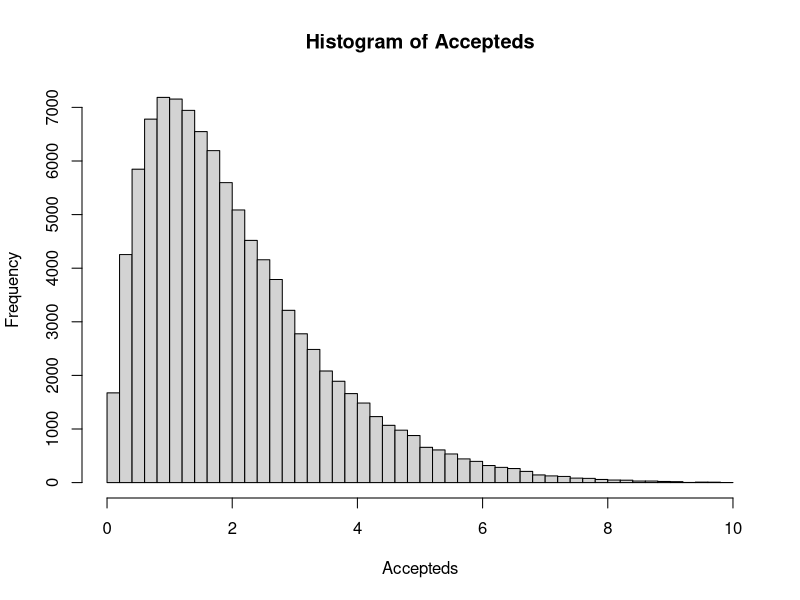
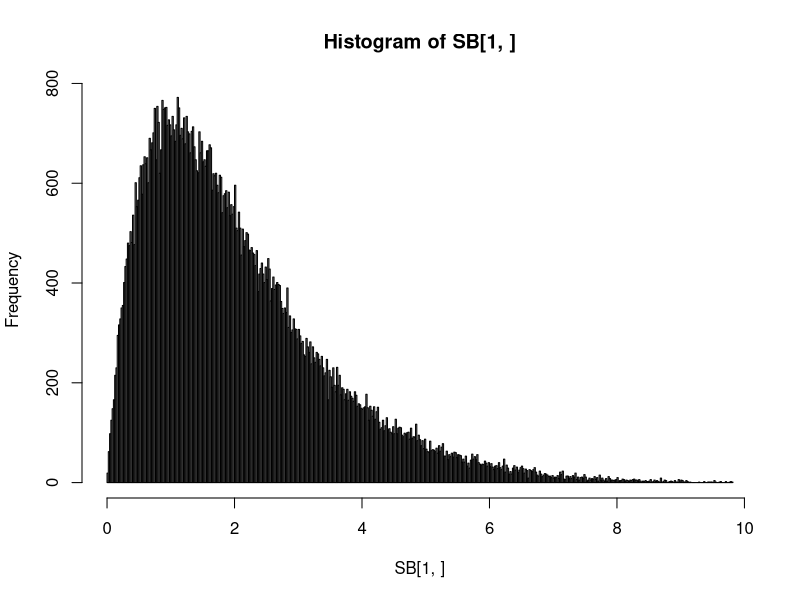
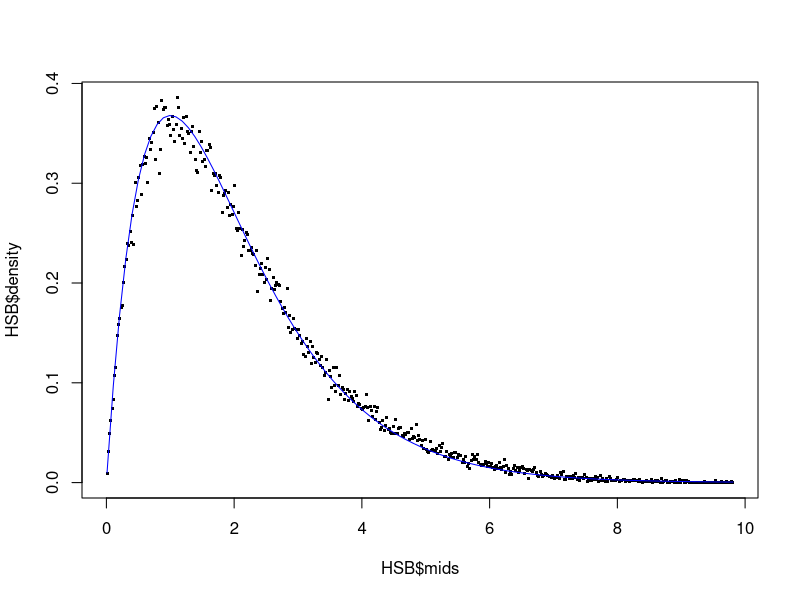
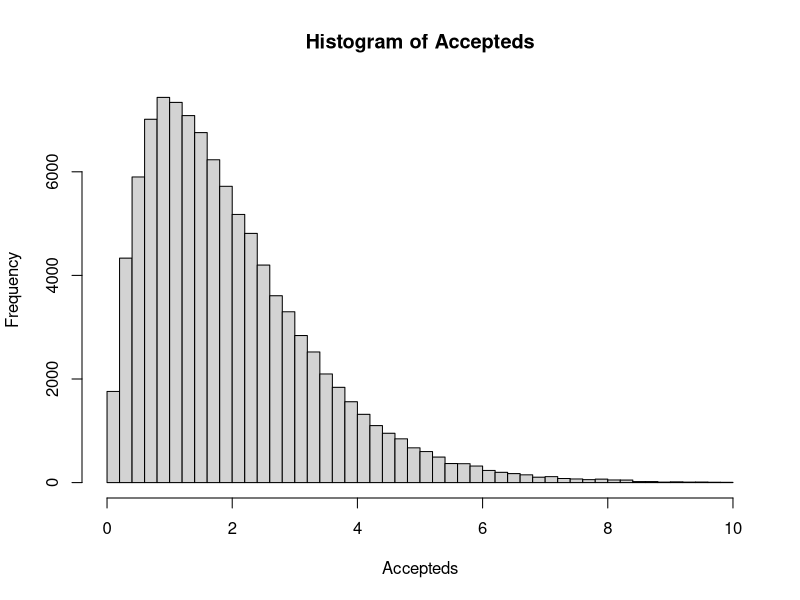
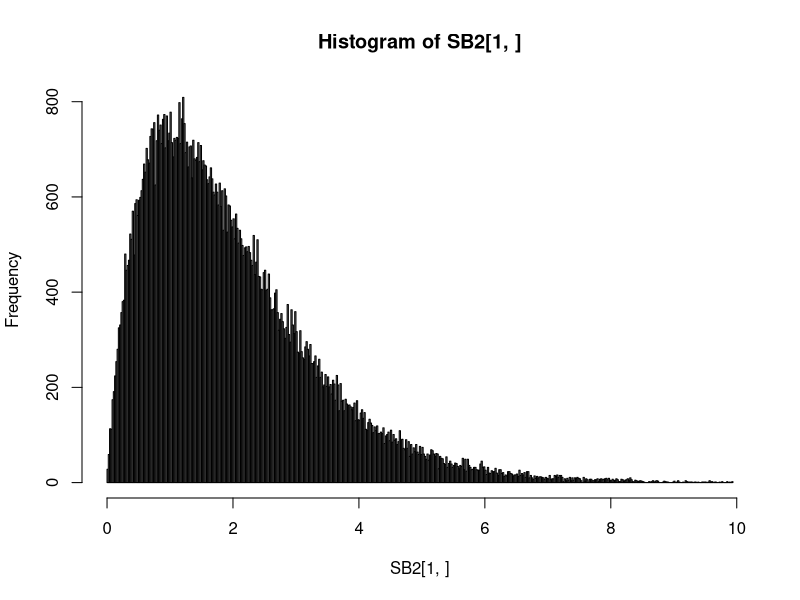
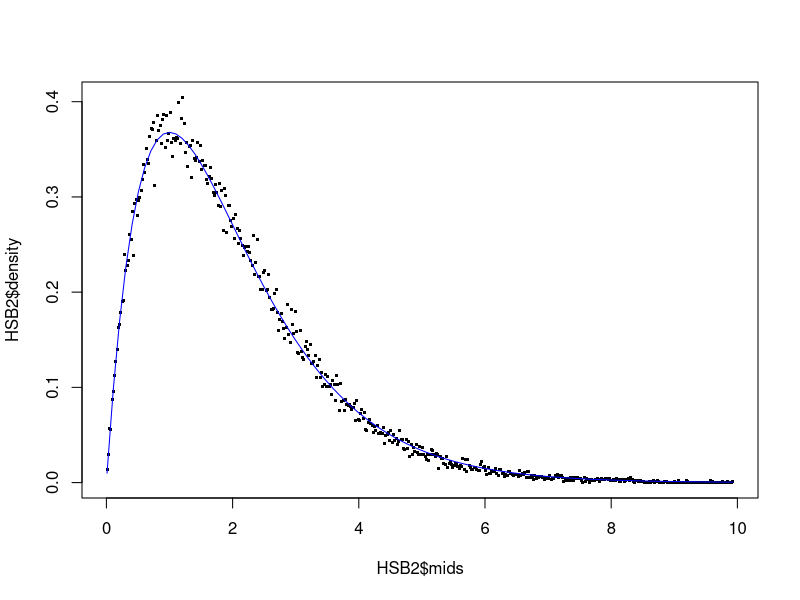
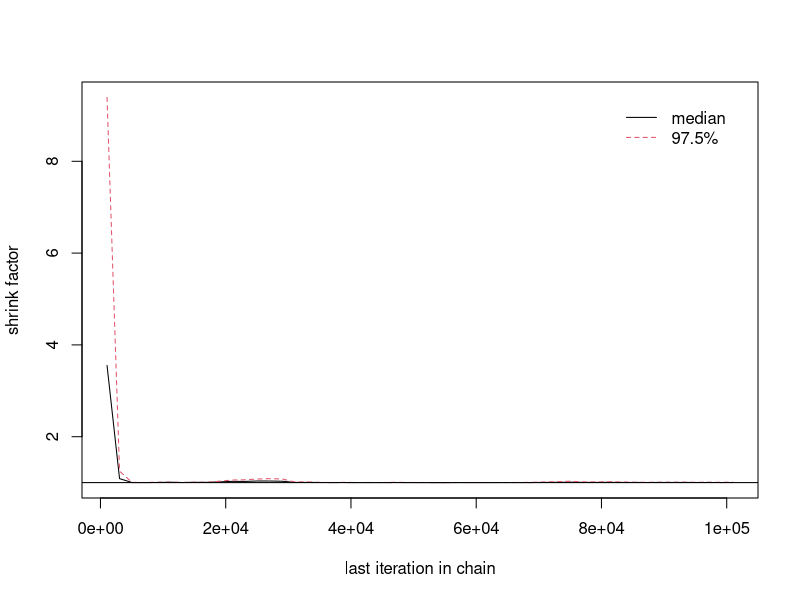

These figures' R source, in order:
# Size-biased sampling via MCMC

Exponential<-function(dRate,x){
	return (dRate*exp(-dRate*x))
}

TruncatedNormal<-function(dMean,x){
  y<- -1
  while (y<0){y<-dnorm(x,dMean,1)}
  return (y)   # assume an SD of 1, and truncation at 0 for now
}

SizedBiasedMCMC<-function(Density, Param1,NoOfIts,StepSize,LowRange,HighRange){
	 #start somewhere
	 x<-runif(1,LowRange,HighRange)
	 Accepteds<-mat.or.vec(1,NoOfIts)
	 
	 # do the MCMC
	 for (i in 1:NoOfIts){
	 	
	 	# propose new x
	 	xprime<-x+runif(1,-StepSize,StepSize)
		if (xprime> HighRange)
			xprime<-HighRange-(xprime-HighRange) # this treats the edge of the range as a 'reflecting boundary'.
		if (xprime< LowRange)
			xprime<-LowRange-(xprime-LowRange) # this treats the edge of the range as a 'reflecting boundary'.

		# Calculate Hastings Ratio - the Q term will disappear
		Paccept<-min(1,(xprime*Density(Param1,xprime))/(x*Density(Param1,x)))
		#Paccept<-min(1,(Density(Param1,xprime))/(Density(Param1,x)))
		#cat("\n",paste(xprime,"  ",x,"  ",Density(Param1,xprime),"  ",Density(Param1,x)),"   ",Paccept)
		#cat(Paccept)
		#cat("\n")
		# move or not? 
		p<-runif(1)
		if (p<Paccept)
		{
			x<-xprime
		}
		# update the vector of states
		Accepteds[i]<-x
	 }
	hist(Accepteds,breaks=50)
	return (Accepteds)
}

# try the following
SB<-SizedBiasedMCMC(Exponential,1,100000,1,0,10)
HSB<-hist(SB[1,],breaks=500)
plot(HSB$mids,HSB$density,pch='.',cex=3)
curve(x*exp(-x),add=TRUE,col="blue")

SB2<-SizedBiasedMCMC(Exponential,1,100000,1,0,10)
HSB2<-hist(SB2[1,],breaks=500)
plot(HSB2$mids,HSB2$density,pch='.',cex=3)
curve(x*exp(-x),add=TRUE,col="blue")


# Gelman code
library("coda")

# convert to mcmc objects, with a burn-in - the Gelman routine needs them as column vectors (each variable in a column)
# so we need to transpose them
MCMC1<-mcmc(t(SB),start=1000)
MCMC2<-mcmc(t(SB2),start=1000)

# combine different mcmc chain objects to a mcmc list.
Combined<-mcmc.list(list(MCMC1,MCMC2))

# gelman functions are 
gelman.plot(Combined) # for plots
gelman.diag(Combined) # for diagnostic values
